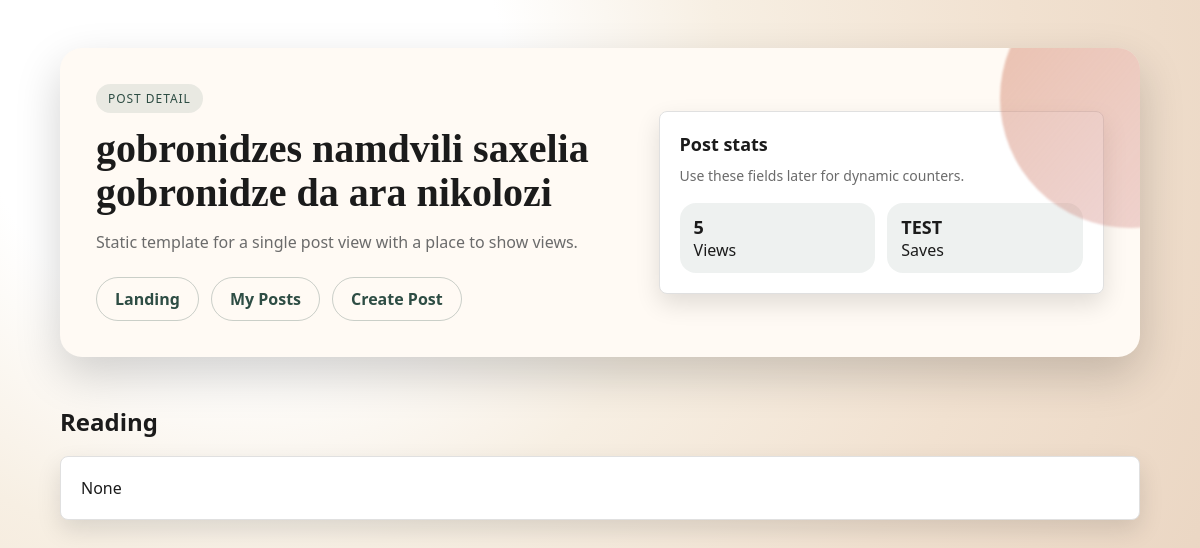
Screenshot of /api/posts/17 (signed in) with the database file from the repository.
### main/models/post.py (models this page shows, shortened)
class Posts(db.Model):
    id: Mapped[int] = mapped_column(primary_key=True)
    title: Mapped[str] = mapped_column(String(500))
    description: Mapped[str | None]
    user_id: Mapped[int] = mapped_column(
        ForeignKey("user.id", ondelete="CASCADE")
    )
    status: Mapped[str] = mapped_column(String(10), default="draft",
                                        server_default="draft")
    views_count: Mapped[int] = mapped_column(default=0, server_default='0')
    category: Mapped[str | None]
    published_at: Mapped[datetime | None]
    created_at: Mapped[datetime] = mapped_column(
        DateTime(timezone=True),
        server_default=func.now()
    )
    updated_at: Mapped[datetime] = mapped_column(
        DateTime(timezone=True),
        onupdate=func.now(),
        server_default=func.now()
    )
    user: Mapped["User"] = relationship(back_populates="posts")

### main/routes/posts/template_views.py (the view)
@posts_bp.route("/<int:post_id>")
@login_required
def post_detail_page(post_id: int):
    post = db.session.get(Posts, post_id)
    if not post:
        return redirect(url_for("posts.my_posts"))
    if post.status == "draft":
        if session["_user_id"] != post.user_id:
            return redirect(url_for("home.home"))
    post.views_count += 1
    db.session.commit()
    return render_template("posts/post_detail.html", post=post)

### main/routes/users/template_views.py (called while the page is built)
@login_manager.user_loader
def load_user(user_id):
    return User.query.get(int(user_id))

### templates/posts/post_detail.html (shortened to what this page needs)
<!DOCTYPE html>
<html lang="en">
<head>
    <link rel="stylesheet" href="/static/style.css">
</head>
<body>
<main class="page">
    <div class="shell">
        <section class="hero">
            <div>
                <span class="pill">Post detail</span>
                <h1>{{ post.title }}</h1>
                <p>Static template for a single post view with a place to show views.</p>
                <div class="nav">
                    <a href="/">Landing</a>
                    <a href="{{ url_for('posts.my_posts') }}">My Posts</a>
                    <a href="{{ url_for('posts.create_template_post') }}">Create Post</a>
                </div>
            </div>
            <div class="card">
                <h3>Post stats</h3>
                <p>Use these fields later for dynamic counters.</p>
                <div class="stats">
                    <div class="stat">
                        <span>{{ post.views_count }} </span>
                        Views
                    </div>
                    <div class="stat">
                        <span>TEST</span>
                        Saves
                    </div>
                </div>
            </div>
        </section>
        <div class="section-title">
            <h2>Reading</h2>
        </div>
        <section class="card">
            {{ post.description }}
        </section>
    </div>
</main>
</body>
</html>

### static/style.css (style rules this page uses)
:root { --ink: #1b1b1b; --muted: #6b6b6b; --cream: #f6f1e8; --peach: #f2c4a8; --clay: #d89073; --berry: #b84f64; --pine: #2e4d44; --paper: #fffaf4; --shadow: 0 18px 45px rgba(0, 0, 0, 0.18); --shadow-soft: 0 10px 25px rgba(0, 0, 0, 0.12); --radius-lg: 22px; --radius-md: 14px; }
* { box-sizing: border-box; }
body { margin: 0; font-family: "Space Grotesk", "Segoe UI", sans-serif; color: var(--ink); background: radial-gradient(circle at 20% 10%, #fff 0, #fff 22%, #f7efe3 40%, #f1e1d0 65%, #e8d2be 100%); min-height: 100vh; }
.page { padding: 48px 24px 80px; }
.shell { max-width: 1080px; margin: 0 auto; }
.hero { display: grid; grid-template-columns: minmax(0, 1.2fr) minmax(0, 1fr); gap: 28px; align-items: center; padding: 36px; background: var(--paper); border-radius: var(--radius-lg); box-shadow: var(--shadow); position: relative; overflow: hidden; }
.hero::after { content: ""; position: absolute; right: -120px; top: -80px; width: 260px; height: 260px; border-radius: 50%; background: linear-gradient(130deg, rgba(216, 144, 115, 0.55), rgba(184, 79, 100, 0.2)); filter: blur(1px); }
.hero h1 { font-family: "DM Serif Display", "Georgia", serif; font-size: 40px; line-height: 1.1; margin: 0 0 16px; }
.hero p { margin: 0 0 24px; color: var(--muted); font-size: 16px; }
.pill { display: inline-flex; align-items: center; gap: 8px; padding: 6px 12px; border-radius: 999px; background: rgba(46, 77, 68, 0.1); color: var(--pine); font-size: 12px; letter-spacing: 0.08em; text-transform: uppercase; margin-bottom: 14px; }
.nav { display: flex; flex-wrap: wrap; gap: 12px; margin: 24px 0 0; }
.nav a { text-decoration: none; padding: 10px 18px; border-radius: 999px; border: 1px solid rgba(46, 77, 68, 0.25); color: var(--pine); font-weight: 600; transition: transform 0.2s ease, box-shadow 0.2s ease; }
.card { background: var(--paper); border-radius: var(--radius-md); padding: 20px; box-shadow: var(--shadow-soft); }
.card h3 { margin: 0 0 10px; font-size: 18px; }
.card p { margin: 0; color: var(--muted); font-size: 14px; }
.section-title { display: flex; align-items: center; justify-content: space-between; margin: 48px 0 18px; }
.section-title h2 { margin: 0; font-size: 24px; }
.stats { display: grid; grid-template-columns: repeat(auto-fit, minmax(120px, 1fr)); gap: 12px; margin-top: 18px; }
.stat { background: rgba(46, 77, 68, 0.08); border-radius: 16px; padding: 12px 14px; }
.stat span { display: block; font-size: 18px; font-weight: 700; }
.card { background-color: #ffffff; border: 1px solid #e0e0e0; border-radius: 8px; overflow: hidden; transition: transform 0.2s ease, box-shadow 0.2s ease; }

### rows the page displays
Posts: title "gobronidzes namdvili saxelia gobronidze da ara nikolozi", views_count "5", description "None"
